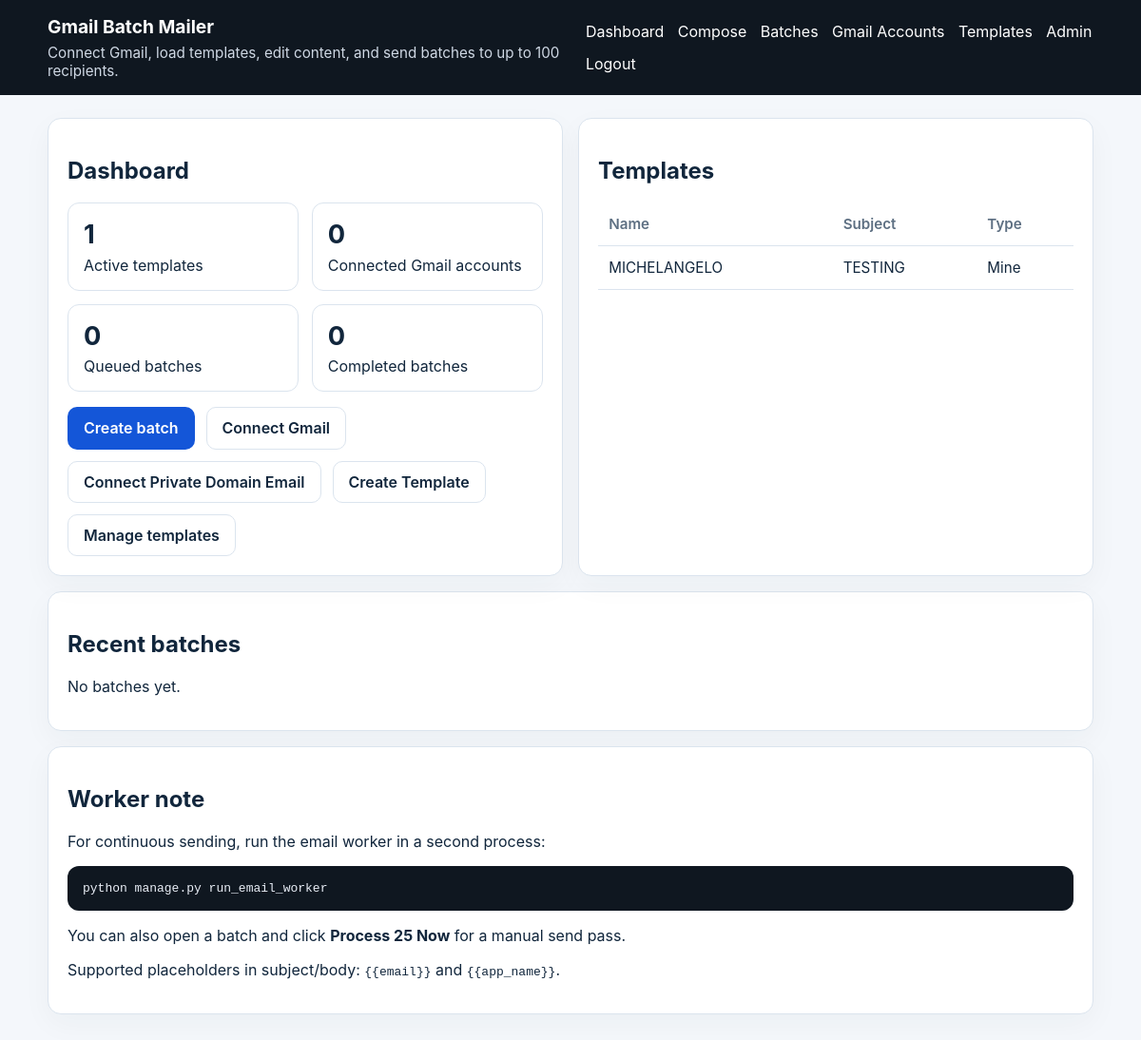
The app's page / (signed in) with its own data.
### mailer/models.py (models this page shows, shortened)
class EmailTemplate(models.Model):
    name = models.CharField(max_length=150, unique=True)
    subject = models.CharField(max_length=255)
    body = models.TextField()
    is_active = models.BooleanField(default=True)
    is_shared = models.BooleanField(default=False)
    created_by = models.ForeignKey(
        User,
        null=True,
        blank=True,
        on_delete=models.SET_NULL,
        related_name="created_templates",
    )
    updated_by = models.ForeignKey(
        User,
        null=True,
        blank=True,
        on_delete=models.SET_NULL,
        related_name="updated_templates",
    )
    created_at = models.DateTimeField(auto_now_add=True)
    updated_at = models.DateTimeField(auto_now=True)
    class Meta:
        ordering = ["name"]

### mailer/views.py (the view, shortened to what this page needs)
# urls.py: path("", views.dashboard, name="dashboard"),
@login_required
@require_GET
def dashboard(request: HttpRequest) -> HttpResponse:
    recent_batches = EmailBatch.objects.select_related("gmail_connection", "template")
    if not request.user.is_staff:
        recent_batches = recent_batches.filter(user=request.user)
    recent_batches = recent_batches[:5]
    visible_templates = EmailTemplate.objects.filter(
        Q(is_shared=True) | Q(created_by=request.user),
        is_active=True,
    ).order_by("name")
    stats = {
        "template_count": visible_templates.count(),
        "connection_count": GmailConnection.objects.filter(user=request.user, is_active=True).count(),
        "queued_batches": EmailBatch.objects.filter(user=request.user, status=EmailBatch.Status.QUEUED).count(),
        "completed_batches": EmailBatch.objects.filter(user=request.user, status=EmailBatch.Status.COMPLETED).count(),
    }
    return render(
        request,
        "mailer/dashboard.html",
        {
            "stats": stats,
            "recent_batches": recent_batches,
            "templates": visible_templates,
            "app_name": settings.APP_NAME,
        },
    )

### mailer/context_processors.py (called while the page is built)
def app_settings(_request):
    return {"app_name": settings.APP_NAME}

### templates/mailer/dashboard.html (shortened to what this page needs)
{% extends 'base.html' %}
{% block content %}
<section class="grid two-up gap">
    <div class="card">
        <h1>Dashboard</h1>
        <div class="stats-grid">
            <div class="stat-box"><span class="stat-value">{{ stats.template_count }}</span><span>Active templates</span></div>
            <div class="stat-box"><span class="stat-value">{{ stats.connection_count }}</span><span>Connected Gmail accounts</span></div>
            <div class="stat-box"><span class="stat-value">{{ stats.queued_batches }}</span><span>Queued batches</span></div>
            <div class="stat-box"><span class="stat-value">{{ stats.completed_batches }}</span><span>Completed batches</span></div>
        </div>
        <div class="button-row top-gap">
            <a class="button" href="{% url 'compose_batch' %}">Create batch</a>
            <a class="button secondary" href="{% url 'connection_list' %}">Connect Gmail</a>
            <a class="button secondary" href="{% url 'smtp_connection_list' %}">Connect Private Domain Email</a>
            <a class="button secondary" href="{% url 'user_template_create' %}">Create Template</a>
            {% if request.user.is_staff %}
            <a class="button secondary" href="{% url 'template_list' %}">Manage templates</a>
            {% endif %}
        </div>
    </div>
    <div class="card">
        <h2>Templates</h2>
        {% if templates %}
        <table>
            <thead>
                <tr>
                    <th>Name</th>
                    <th>Subject</th>
                    <th>Type</th>
                </tr>
            </thead>
            <tbody>
                {% for template in templates %}
                <tr>
                    <td>{{ template.name }}</td>
                    <td>{{ template.subject }}</td>
                    <td>{% if template.is_shared %}Shared{% else %}Mine{% endif %}</td>
                </tr>
                {% endfor %}
            </tbody>
        </table>
        {% else %}
        <p>No templates yet.</p>
        {% endif %}
    </div>
</section>
<section class="card top-gap">
    <h2>Recent batches</h2>
    {% if recent_batches %}
    <table>
        <thead>
            <tr>
                <th>Name</th>
                <th>Gmail account</th>
                <th>Status</th>
                <th>Recipients</th>
                <th>Created</th>
            </tr>
        </thead>
        <tbody>
            {% for batch in recent_batches %}
            <tr>
                <td><a href="{% url 'batch_detail' batch.pk %}">{{ batch.name }}</a></td>
                <td>{{ batch.gmail_connection.gmail_address }}</td>
                <td><span class="badge">{{ batch.get_status_display }}</span></td>
                <td>{{ batch.recipient_count }}</td>
                <td>{{ batch.created_at }}</td>
            </tr>
            {% endfor %}
        </tbody>
    </table>
    {% else %}
    <p>No batches yet.</p>
    {% endif %}
</section>
<section class="card top-gap">
    <h2>Worker note</h2>
    <p>For continuous sending, run the email worker in a second process:</p>
    <pre><code>python manage.py run_email_worker</code></pre>
    <p>You can also open a batch and click <strong>Process 25 Now</strong> for a manual send pass.</p>
    <p>Supported placeholders in subject/body: <code>{% templatetag openvariable %}email{% templatetag closevariable %}</code> and <code>{% templatetag openvariable %}app_name{% templatetag closevariable %}</code>.</p>
</section>
{% endblock %}

### static/mailer/styles.css (style rules this page uses)
:root { --bg: #f4f7fb; --card: #ffffff; --text: #11263c; --muted: #5d6f82; --primary: #1456d8; --primary-hover: #0f46b4; --border: #dbe4ee; --success: #e9f9ef; --warning: #fff9e8; --error: #fdecec; }
* { box-sizing: border-box; }
body { margin: 0; font-family: Inter, Arial, sans-serif; background: var(--bg); color: var(--text); }
a { color: var(--primary); text-decoration: none; }
.card { background: var(--card); border: 1px solid var(--border); border-radius: 14px; padding: 1.25rem; box-shadow: 0 10px 30px rgba(20, 40, 60, 0.04); }
.top-gap { margin-top: 1rem; }
.gap { gap: 1rem; }
.grid.two-up { display: grid; grid-template-columns: repeat(2, minmax(0, 1fr)); }
.stats-grid { display: grid; grid-template-columns: repeat(2, minmax(0, 1fr)); gap: 0.85rem; }
.stat-box { border: 1px solid var(--border); border-radius: 12px; padding: 1rem; display: flex; flex-direction: column; gap: 0.35rem; }
.stat-value { font-size: 1.7rem; font-weight: 700; }
.button-row { display: flex; gap: 0.75rem; align-items: center; flex-wrap: wrap; }
.button, button.button, .button.secondary, .button.danger { display: inline-flex; align-items: center; justify-content: center; border-radius: 10px; border: 1px solid transparent; padding: 0.7rem 1rem; font-weight: 600; cursor: pointer; text-decoration: none; }
.button, button.button { background: var(--primary); color: #fff; }
.button.secondary { background: #fff; color: var(--text); border-color: var(--border); }
table { width: 100%; border-collapse: collapse; font-size: 0.95rem; }
th, td { text-align: left; padding: 0.8rem 0.7rem; border-bottom: 1px solid var(--border); vertical-align: top; }
th { color: var(--muted); font-weight: 600; }
pre { background: #0f1720; color: #e9eef6; padding: 1rem; border-radius: 12px; overflow-x: auto; }

### records on screen
EmailTemplate: name "MICHELANGELO", subject "TESTING", is_shared "Mine"

### other values on screen
{{ app_name|default:'Gmail Batch Mailer' }} "Gmail Batch Mailer"
{{ stats.template_count }} "1"
{{ stats.connection_count }} "0"
{{ stats.queued_batches }} "0"
{{ stats.completed_batches }} "0"
